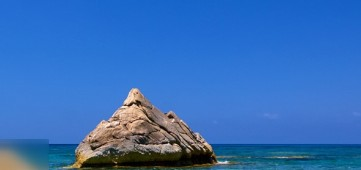
#> input picture Picture/water.jpg, 361 x 170 px
$ python '22图片颜色反转.py'
#> lines starting #> are read from the running program, lines starting #| are printed output that depends on the picture
import numpy as np
import cv2

img = cv2.imread('../../Picture/water.jpg', 1)
#> img is the input picture: shape (170, 361, 3); mean B, G, R 186.1, 111.4, 54.6
imgInfo = img.shape
#> imgInfo = (170, 361, 3)
height = imgInfo[0]
#> height = 170
width = imgInfo[1]
#> width = 361
cv2.imshow("img", img)

# 灰度图片的颜色反转
gray = cv2.cvtColor(img, cv2.COLOR_BGR2GRAY)
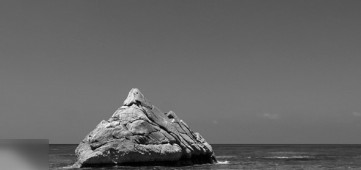
#> gray: shape (170, 361); min 0, max 242, mean 102.9
print(gray, type(gray))
#> (printed output is left out)
dst1 = np.zeros(imgInfo, np.uint8)
for i in range(height):
    for j in range(width):
        dst1[i, j] = 255 - gray[i, j]  # 255减去灰度图片每个像素的数据实现颜色反转
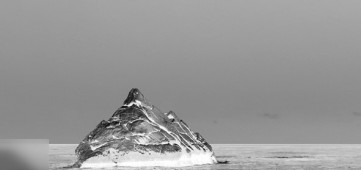
#> dst1: shape (170, 361, 3); min 13, max 255, mean 152.1
cv2.imshow("dst1", dst1)

# 彩色图片的颜色反转
dst2 = np.zeros(imgInfo, np.uint8)
for i in range(height):
    for j in range(width):
        (b, g, r) = img[i, j]  # 255减去每个像素的数据实现颜色反转
        dst2[i, j] = (255 - b, 255 - g, 255 - r)
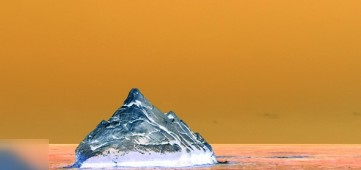
#> dst2: shape (170, 361, 3); mean B, G, R 68.9, 143.6, 200.4
cv2.imshow("dst2", dst2)
cv2.waitKey(0)
